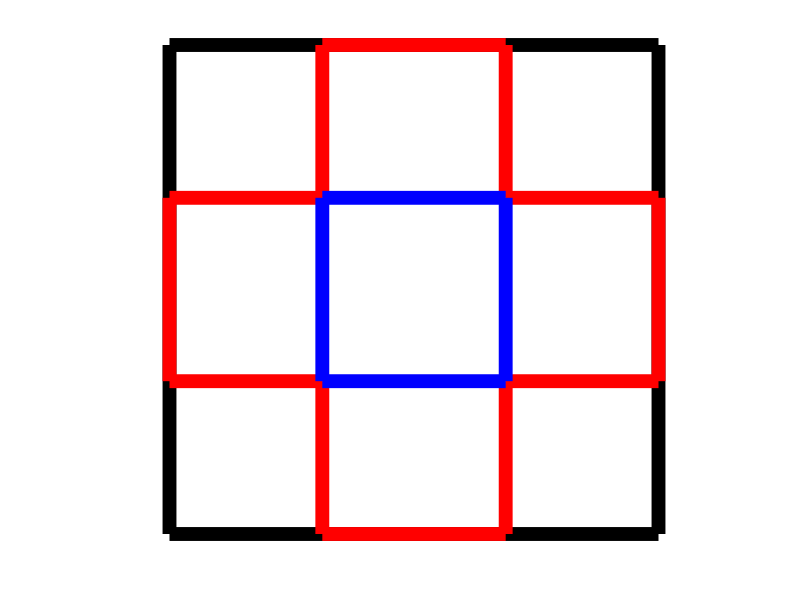

Write the MATLAB code that produced this figure.
Spessore = 10;
dx = 0.1;
dy = 0.1;

Censi = 1;
Radici = 10;
Numero = 39;

x = sqrt(Numero + Radici.^2/4) - Radici/2;
h = Radici/4;
L = x + 2 * h;

Immagine = figure("visible","off");
axis("equal");
axis off;
hold on;

plot([0 L], [0 0], "-k", "linewidth", Spessore);
plot([0 L], [L L], "-k", "linewidth", Spessore);
plot([0 0], [0 L], "-k", "linewidth", Spessore);
plot([L L], [0 L], "-k", "linewidth", Spessore);

plot([0 h], [h h], "-r", "linewidth", Spessore);
plot([0 h], [L - h, L - h], "-r", "linewidth", Spessore);
plot([0 0], [h, L - h], "-r", "linewidth", Spessore);

plot([L - h, L], [h h], "-r", "linewidth", Spessore);
plot([L - h, L], [L - h, L - h], "-r", "linewidth", Spessore);
plot([L L], [h, L - h], "-r", "linewidth", Spessore);

plot([h, L - h], [0 0], "-r", "linewidth", Spessore);
plot([h h], [0 h], "-r", "linewidth", Spessore);
plot([L - h, L - h], [0 h], "-r", "linewidth", Spessore);

plot([h, L - h], [L L], "-r", "linewidth", Spessore);
plot([h h], [L - h, L], "-r", "linewidth", Spessore);
plot([L - h, L - h], [L - h, L], "-r", "linewidth", Spessore);

plot([h, L - h], [h h], "-b", "linewidth", Spessore);
plot([h, L - h], [L - h, L - h], "-b", "linewidth", Spessore);
plot([h h], [h, L - h], "-b", "linewidth", Spessore);
plot([L - h, L - h], [h, L - h], "-b", "linewidth", Spessore);

print(Immagine, "Immagine_Fibonacci_SecondoGrado2.png");
